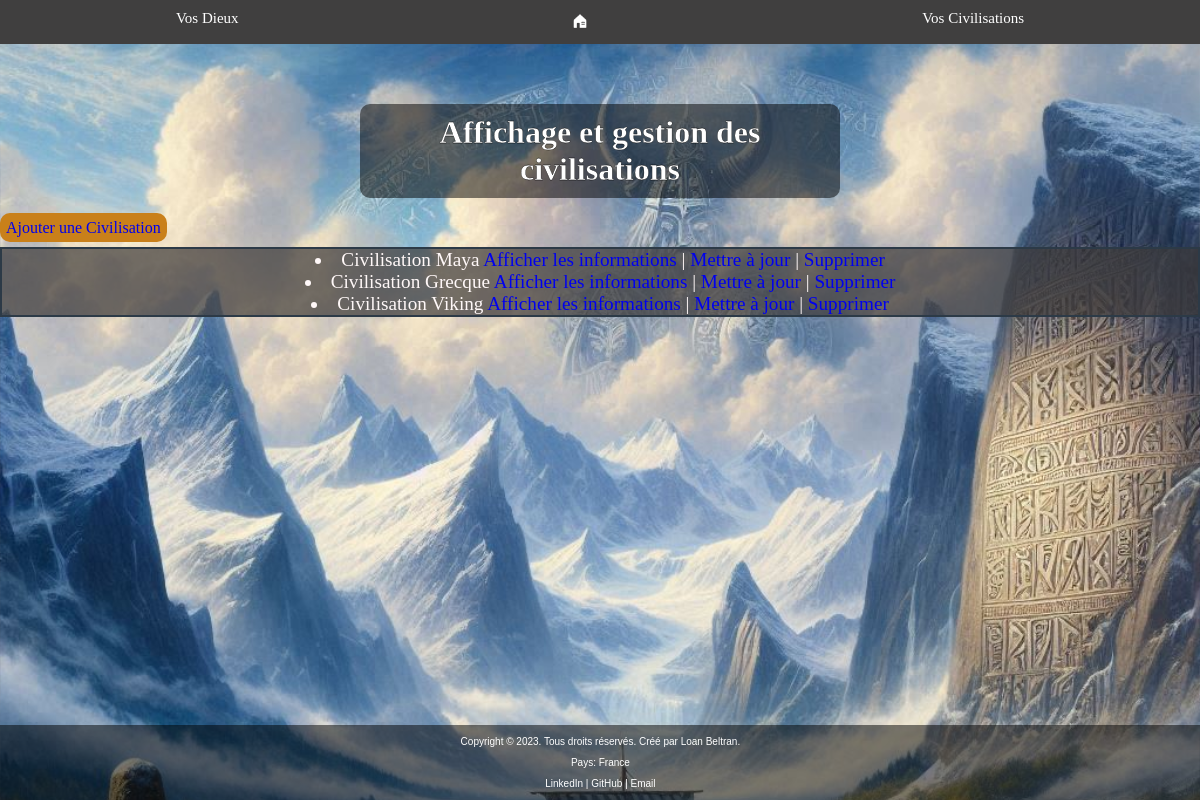
The app's page /antiquite/allCivilisation/ with its own data.
### dieux/models.py (models this page shows, shortened)
class civilisation(models.Model):
    nom = models.CharField(max_length=50)
    desc = models.TextField(null=True, blank=True)
    def __str__(self):
        chain = f"Civilisation {self.nom} "
        return chain

### dieux/civilisation_views.py (the view)
# urls.py: path('allCivilisation/', civilisation_views.civilisation_index),
def civilisation_index(request):
    liste = list(models.civilisation.objects.all())
    return render(request,"CivilisationRead/allCivilisation.html",{"liste" : liste})

### dieux/templates/CivilisationRead/allCivilisation.html (shortened to what this page needs)
<!DOCTYPE html>
<html lang="fr">
{% load static %}
<head>
    <link rel="stylesheet" type="text/css" href="{% static 'main.css' %}"/>
</head>
<body class="allCivilisation">
{% include 'main_nav.html' %}
<h1 class="mainTitleIndex"> Affichage et gestion des civilisations </h1>
<a class= "ajoutCivilisationA" href="/antiquite/civilisationajout/"> Ajouter une Civilisation </a>
<article>
    {% for c in liste %}
        <li class="liste"> {{c}} <a class="edit" href="/antiquite/civilisationaffiche/{{c.id}}/"> Afficher les informations </a> | <a class="edit" href="/antiquite/civilisationupdate/{{c.id}}/"> Mettre à jour </a> | <a class="edit" href="/antiquite/civilisationdelete/{{c.id}}/"> Supprimer </a> </li>
    {% endfor %}
</article>
{% include 'main_footer.html' %}
</body>
</html>

### dieux/static/main.css (style rules this page uses)
* { text-decoration: none; }
body { padding: 0; margin: 0; box-sizing: border-box; }
.mainTitleIndex { -webkit-text-stroke: 0.3px black; text-stroke: 2px white; color: white; -webkit-text-fill-color: white; text-align: center; padding-top: 2%; background-color: rgb(0,0,0, 0.5); margin-right: 30%; margin-left: 30%; margin-top: 60px; padding-top: 10px; padding-bottom: 10px; border-radius: 10px; }
.ajoutGodA, .ajoutCivilisationA { text-align: center; background-color: #c9801a; border-radius: 10px; padding: 6px; border-color: black; }
.allCivilisation { background-image: url("img/nordique.jpg"); background-repeat: no repeat; background-size: cover; }
.liste { text-align: center; color: #fff8f8; font-size: 120%; }
.edit { text-decoration: none; }
article { border-style: solid; border-width: 2px; background-color: rgb(61,57,57,0.7); text-align: center; margin-top: 10px; margin-bottom: 20px; border: #2c3a47 solid 2px; }

### records on screen
civilisation: nom "Civilisation Maya"
civilisation: nom "Civilisation Grecque"
civilisation: nom "Civilisation Viking"
